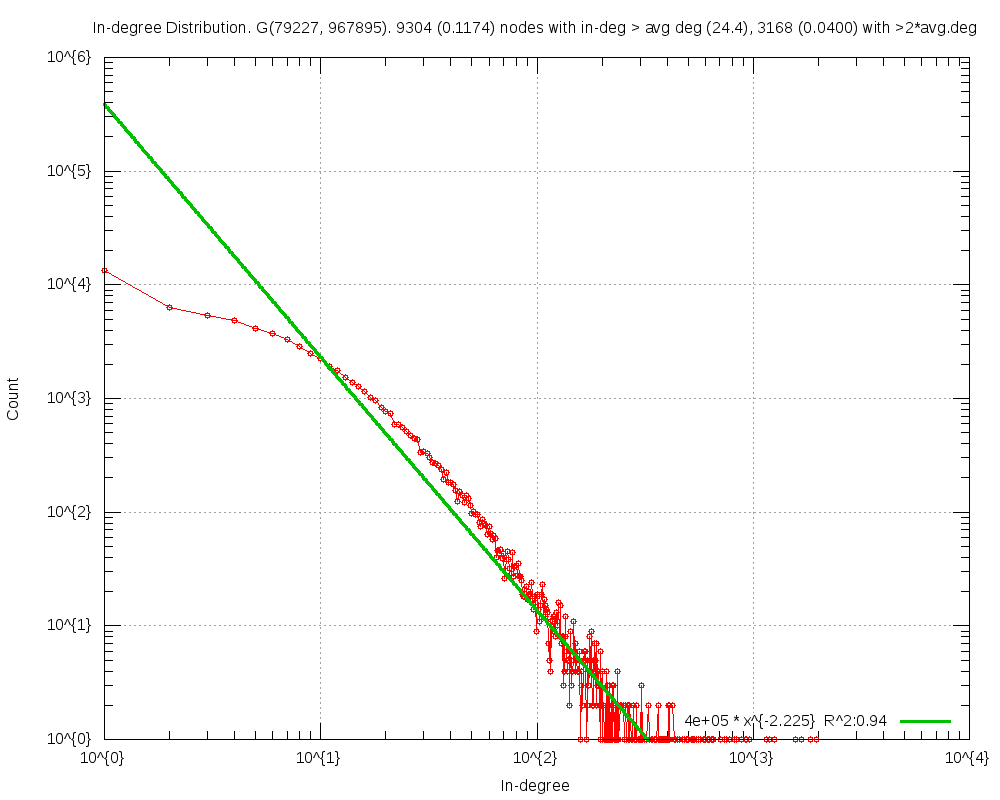

Generate this figure with gnuplot:
#
# In-degree Distribution. G(79227, 967895). 9304 (0.1174) nodes with in-deg > avg deg (24.4), 3168 (0.0400) with >2*avg.deg (Wed Apr 30 15:40:09 2014)
#

set title "In-degree Distribution. G(79227, 967895). 9304 (0.1174) nodes with in-deg > avg deg (24.4), 3168 (0.0400) with >2*avg.deg"
set key bottom right
set logscale xy 10
set format x "10^{%L}"
set mxtics 10
set format y "10^{%L}"
set mytics 10
set grid
set xlabel "In-degree"
set ylabel "Count"
set tics scale 2
set yrange[1.000000:]
set terminal png size 1000,800
set output 'inDeg.FRDG_50.png'
plot 	"inDeg.FRDG_50.tab" using 1:2 title "" with linespoints pt 6,\
	f1(x)=385471.947088*x**-2.224683, f1(x) title "4e+05 * x^{-2.225}  R^2:0.94" with lines linewidth 3
